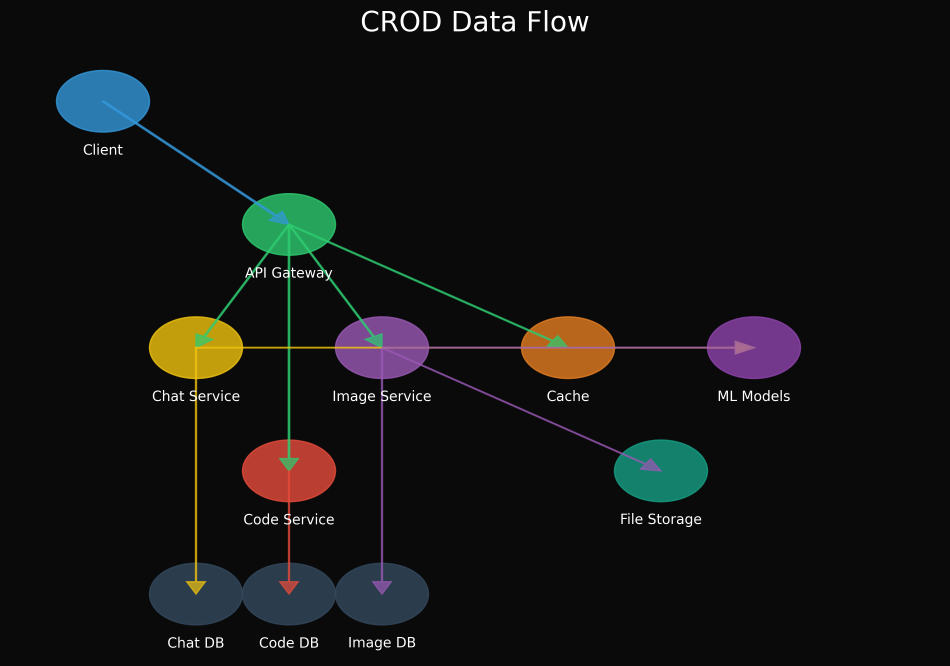
#> input picture crod-main/scripts/assets/generated/crod_dataflow_20250706_211632.png, 2850 x 1997 px (shown at 1/3 size)
$ python -i image_generator.py   (imports and definitions only)
#> lines starting #> are read from the running program, lines starting #| are printed output that depends on the picture
#!/usr/bin/env python3
"""
CROD Image Generator - Basierend auf der vorhandenen 3D-Visualisierungslogik
Erzeugt 3D-Visualisierungen, Shader-Art und andere Bilder
"""

import sys
import json
import os
import time
import random
import base64
from io import BytesIO
from datetime import datetime
from PIL import Image, ImageDraw, ImageFilter, ImageEnhance, ImageOps
import numpy as np
from typing import Dict, Any, Optional, Tuple, List

# Verzeichnis für generierte Bilder
OUTPUT_DIR = os.path.join(os.path.dirname(os.path.dirname(os.path.dirname(os.path.abspath(__file__)))), "bilder", "generated")
# [1 line not run here, left out]

class ImageGenerator:
    """CROD Image Generator für verschiedene Visualisierungen"""

    def __init__(self):
        self.width = 800
        self.height = 600
        self.styles = [
            "neural", "plasma", "fractal", "neon", "cyberpunk",
            "quantum", "consciousness", "abstract", "matrix", "digital"
        ]
        self.objects = [
            "sphere", "cube", "pyramid", "torus", "dna",
            "brain", "neural-network", "galaxy", "wave", "crystal"
        ]

    def process_request(self, data: Dict[str, Any]) -> Dict[str, Any]:
        """
        Verarbeitet eine Bildgenerierungsanfrage und gibt das Ergebnis zurück

        Args:
            data: Dictionary mit 'prompt' und optionalen Parametern

        Returns:
            Dictionary mit dem Pfad zum generierten Bild
        """
        prompt = data.get("prompt", "")
        style = data.get("style", "")
        width = data.get("width", self.width)
        height = data.get("height", self.height)

        if not prompt:
            return {
                "success": False,
                "message": "Kein Prompt angegeben."
            }

        try:
            # Stil aus dem Prompt extrahieren, falls nicht explizit angegeben
            if not style:
                for s in self.styles:
                    if s.lower() in prompt.lower():
                        style = s
                        break
                if not style:
                    style = random.choice(self.styles)

            # Art des zu generierenden Bildes bestimmen
            if "3d" in prompt.lower() or any(obj in prompt.lower() for obj in self.objects):
                image, metadata = self._generate_3d_visualization(prompt, style, width, height)
            elif "shader" in prompt.lower() or "plasma" in prompt.lower() or "fractal" in prompt.lower():
                image, metadata = self._generate_shader_art(prompt, style, width, height)
            elif "system" in prompt.lower() or "architecture" in prompt.lower():
                image, metadata = self._generate_system_visualization(prompt, style, width, height)
            else:
                image, metadata = self._generate_abstract_art(prompt, style, width, height)

            # Bild speichern
            timestamp = datetime.now().strftime("%Y%m%d_%H%M%S")
            filename = f"{style}_{timestamp}.png"
            filepath = os.path.join(OUTPUT_DIR, filename)
            image.save(filepath)

            # Base64-kodiertes Bild für direktes Anzeigen
            buffered = BytesIO()
            image.save(buffered, format="PNG")
            img_str = base64.b64encode(buffered.getvalue()).decode("utf-8")

            return {
                "success": True,
                "file_path": filepath,
                "style": style,
                "metadata": metadata,
                "base64_image": img_str,
                "width": width,
                "height": height
            }

        except Exception as e:
            return {
                "success": False,
                "message": f"Fehler bei der Bildgenerierung: {str(e)}"
            }

    # [1004 lines left out: functions _generate_3d_visualization, _generate_shader_art, _generate_system_visualization, _generate_abstract_art, _draw_gradient_background, _draw_grid_background and 17 more, not called in this run]


# [2 lines not run here, left out]

>>> import cv2
>>> picture = cv2.imread('../../crod-main/scripts/assets/generated/crod_dataflow_20250706_211632.png', cv2.IMREAD_GRAYSCALE)
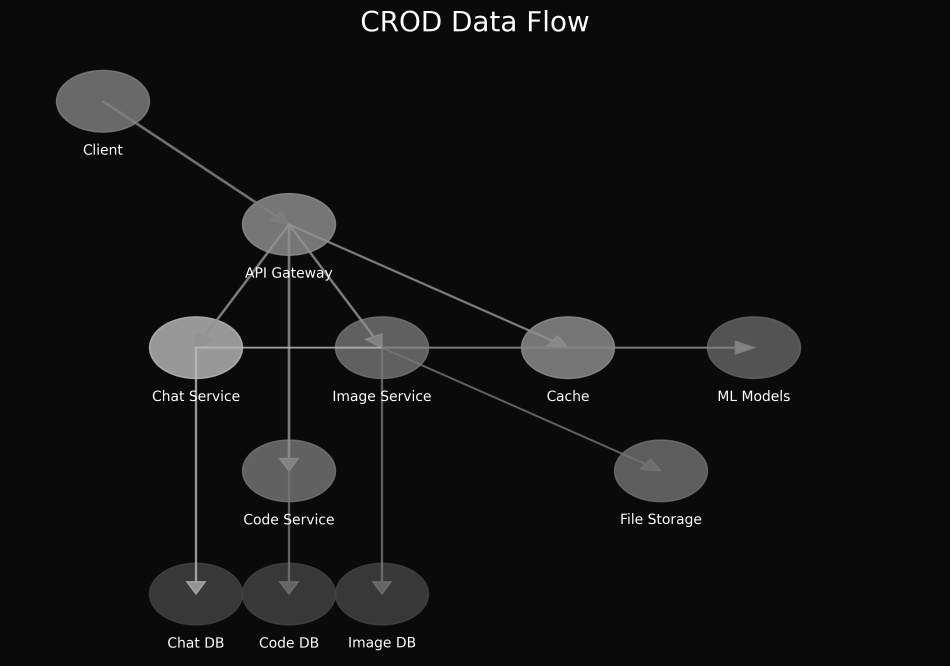
#> picture: shape (1997, 2850) (shown at 1/3 size); min 10, max 255, mean 19.1
#> (the run stopped early here; a loop or call above may not have finished)
